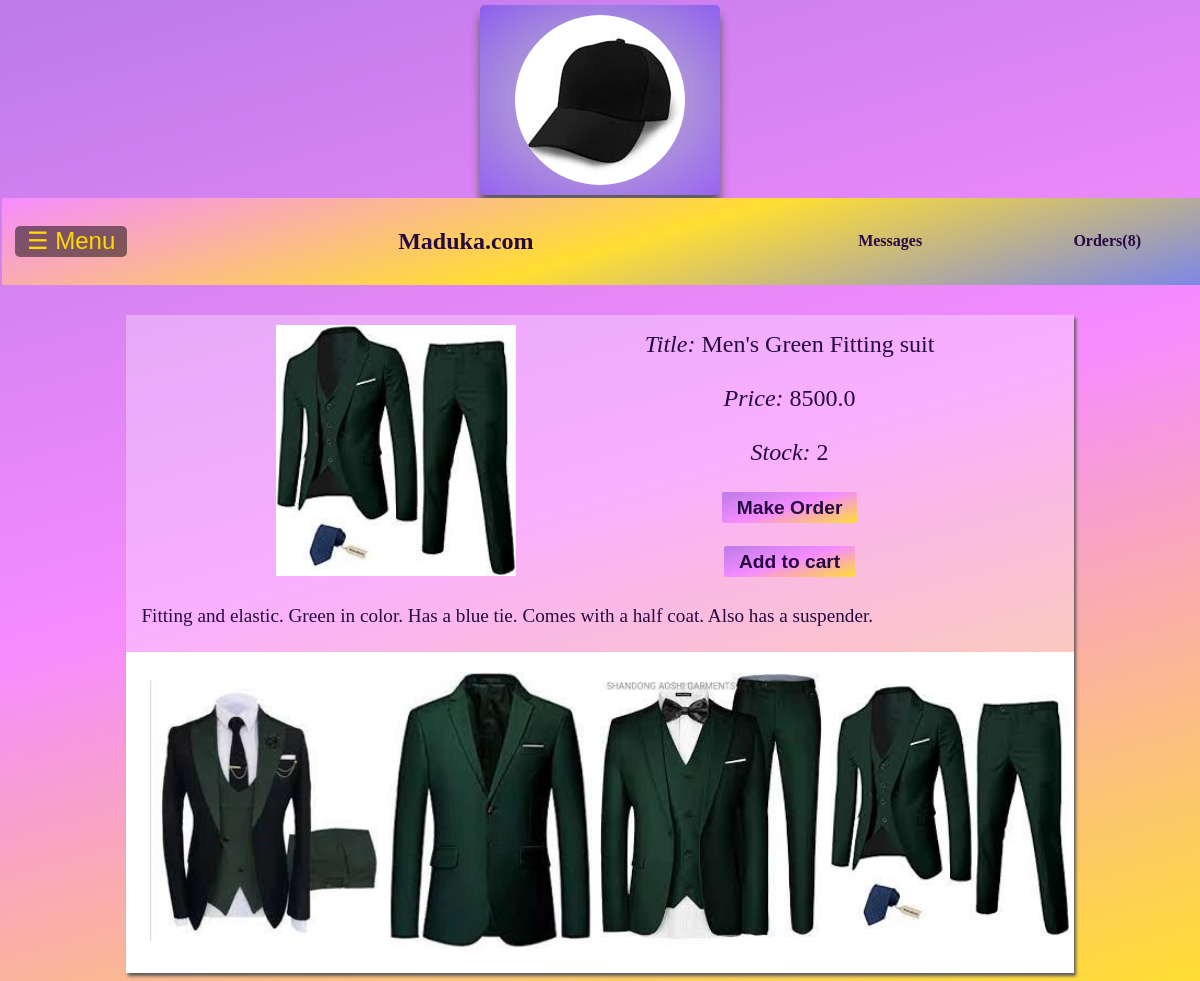
Screenshot of /market/visitShop/viewProduct/1/7549aa3bf9956ff70dcf (signed in) with the database file from the repository.
### market/models.py (models this page shows)
class Product(db.Model):
    productCode = db.Column(db.String(), primary_key=True)
    shop_id = db.Column(db.Integer(), db.ForeignKey('shop.id'), nullable=False)
    title = db.Column(db.String(), nullable=False)
    price = db.Column(db.Float(), nullable=False)
    stock = db.Column(db.Integer(), nullable=False)
    displayPic = db.Column(db.String(), nullable=False)
    description = db.Column(db.String())
    pic1 = db.Column(db.String())
    pic2 = db.Column(db.String())
    pic3 = db.Column(db.String())
    pic4 = db.Column(db.String())
    orders = db.relationship('Shop_order', backref='product', lazy=True)

### market/routes.py (the view)
@app.route('/market/visitShop/viewProduct/<shop_id>/<product_code>')
@login_required
def view_product_page(shop_id, product_code):
    shop = Shop.query.filter_by(id=shop_id).first()
    product = Product.query.filter_by(productCode=product_code).first()
    profile_pic_fn=url_for('static', filename='profile_pics/'+shop.profilePic)
    return render_template('visit_shop/view_product.html', shop=shop, profile_pic=profile_pic_fn, product=product)

### market/routes.py (called while the page is built)
@login_manager.user_loader#for the login manager to remember that the user was already logged in even after a refresh
def load_user(user_id):
    return User.query.get(int(user_id))

### market/templates/visit_shop/view_product.html (shortened to what this page needs)
{% extends 'visit_shop/visit_shop_base.html' %}
{% block body %}
    <div style="display: flex; flex-direction: column; height: 100%; align-items: center;">
        <div id="product-page">
            <div id="regular-details-section">
                <div>
                    <img src="{{  url_for('static', filename='products/'+product.displayPic) }}" id="display-pic">
                </div>
                <div id="regular-details">
                    <div><i>Title: </i>{{ product.title }}</div><br>
                    <div><i>Price: </i>{{ product.price }}</div><br>
                    <div><i>Stock: </i>{{ product.stock }}</div><br>
                    <div><a class="product-update-details-button" href="{{ url_for('make_shop_order', shop_id=shop.id, product_code=product.productCode) }}">Make Order</a></div><br>
                    <div><a class="product-update-details-button" href="#">Add to cart</a></div>
                </div>
            </div>
            <div id="product-description">
                {{ product.description }}
            </div>
            <div id="extra-pics-section">
                {% set init_dir = '../../static/products/' %}
                <div>
                    {% if product.pic1 %}
                        <img src="{{  url_for('static', filename='products/'+product.pic1) }}" id="display-pic">
                    {% endif %}
                </div>
                <div>
                    {% if product.pic2 %}
                        <img src="{{  url_for('static', filename='products/'+product.pic2) }}" id="display-pic">
                    {% endif %}
                </div>
                <div>
                    {% if product.pic3 %}
                        <img src="{{  url_for('static', filename='products/'+product.pic3) }}" id="display-pic">
                    {% endif %}
                </div>
                <div>
                    {% if product.pic4 %}
                        <img src="{{  url_for('static', filename='products/'+product.pic4) }}" id="display-pic">
                    {% endif %}
                </div>
            </div>
        </div>
    </div>
{% endblock %}

### market/static/styles/manageShop.css (style rules this page uses)
body { background: linear-gradient(164deg, rgb(188, 123, 232) , rgba(246,140,255,1) , rgba(255,222,50,1) ); color: #270942; text-align: center; overflow-x: hidden; }
#product-page { display: flex; flex-direction: column; flex-wrap: wrap; width: 80%; background-color: #ffffff4d; box-shadow: 2px 3px 3px 0px rgb(94, 92, 92); margin-top: 30px; min-width: 300px; }
#regular-details-section { display: flex; flex-direction: row; align-items: center; justify-content: space-evenly; flex-wrap: wrap; width: 100%; background: transparent; }
#display-pic { width: 100%; height: 100%; margin: 10px; }
#regular-details { display: flex; flex-direction: column; flex-wrap: wrap; align-items: center; justify-content: space-between; font-size: 150%; }
#product-description { margin-top: 10px; font-size: 120%; text-align: justify; margin: 15px; }
.product-update-details-button { background: linear-gradient(164deg, rgb(188, 123, 232) , rgba(246,140,255,1) , rgba(255,222,50,1) ); padding: 5px 15px; margin: 0px 15px; border-radius: 2px; text-decoration: none; font-family: Arial, Helvetica, sans-serif; color: #270942; font-weight: 700; font-size: 80%; }
#extra-pics-section { display: flex; flex-direction: row; flex-wrap: wrap; align-items: center; justify-content: space-around; background-color: white; margin-top: 10px; padding: 10px; }

### rows the page displays
Product: displayPic (picture), title "Men's Green Fitting suit", price "8500.0", stock "2", description "Fitting and elastic. Green in color. Has a blue tie. Comes with a half coat. Also has a suspender.", pic1 (picture), pic2 (picture), pic3 (picture), pic4 (picture)
